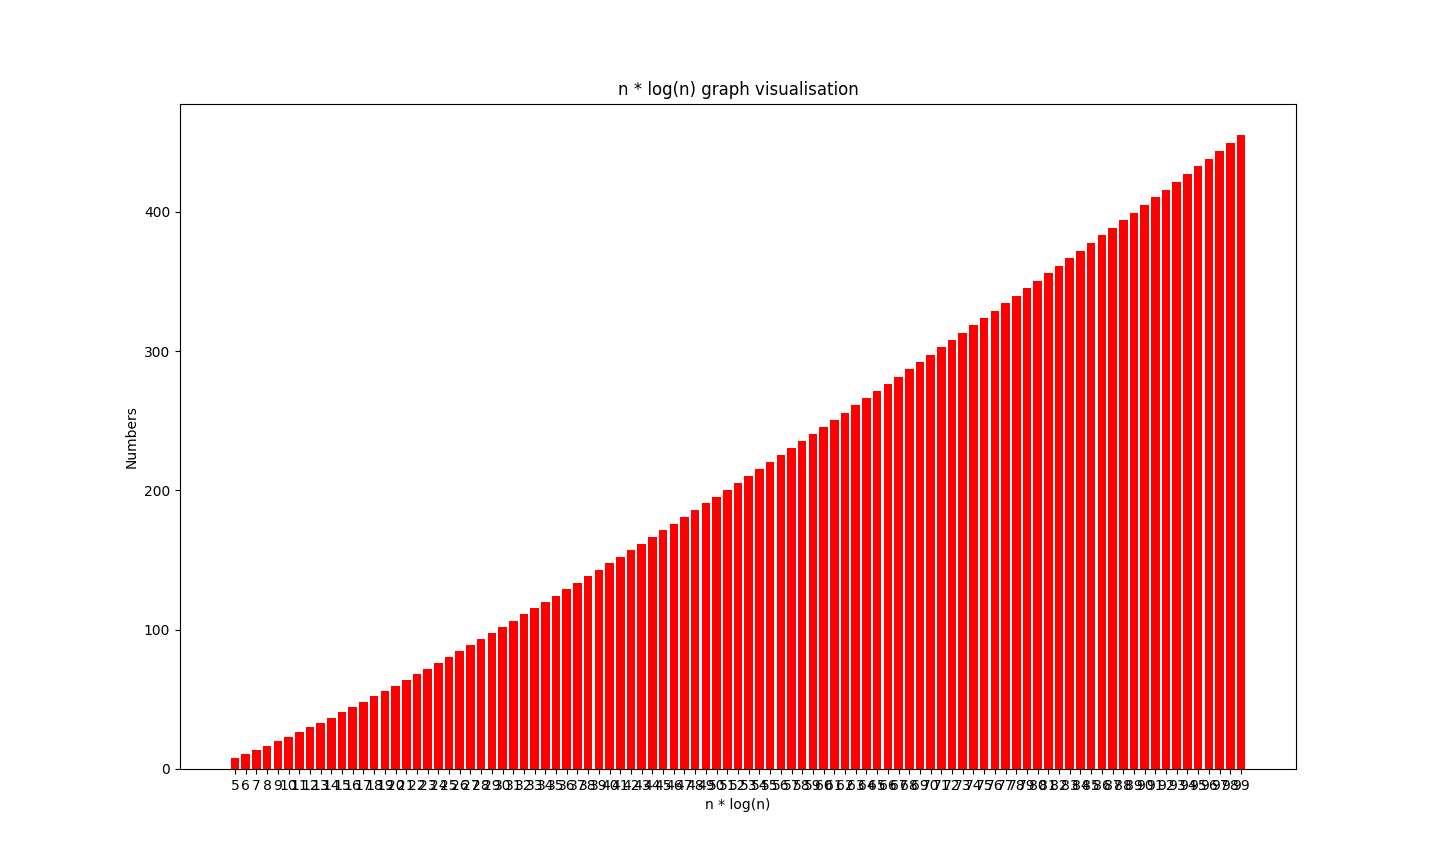

The Python source for this figure:
import matplotlib.pyplot as plt
from math import log, ceil

power =[]
nums = []

for i in range(5, 100):
	power.append((i * (log(i))))
	nums.append(i)

plt.bar(range(len(power)), list(power), align='center', color='r')
plt.xticks(range(len(nums)), list(nums))
plt.xlabel("n * log(n)")
plt.ylabel("Numbers")
plt.title("n * log(n) graph visualisation")
plt.show()
